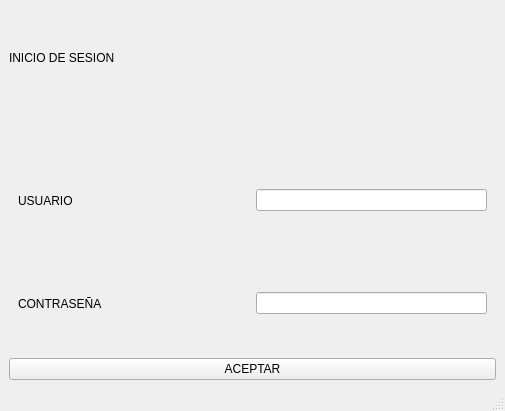
<?xml version="1.0" encoding="UTF-8"?>
<ui version="4.0">
 <class>MainWindow</class>
 <widget class="QMainWindow" name="MainWindow">
  <property name="geometry">
   <rect>
    <x>0</x>
    <y>0</y>
    <width>505</width>
    <height>411</height>
   </rect>
  </property>
  <property name="windowTitle">
   <string>MainWindow</string>
  </property>
  <widget class="QWidget" name="centralwidget">
   <layout class="QVBoxLayout" name="verticalLayout">
    <item>
     <widget class="QLabel" name="label">
      <property name="text">
       <string>INICIO DE SESION</string>
      </property>
     </widget>
    </item>
    <item>
     <spacer name="verticalSpacer">
      <property name="orientation">
       <enum>Qt::Orientation::Vertical</enum>
      </property>
      <property name="sizeType">
       <enum>QSizePolicy::Policy::Preferred</enum>
      </property>
      <property name="sizeHint" stdset="0">
       <size>
        <width>20</width>
        <height>40</height>
       </size>
      </property>
     </spacer>
    </item>
    <item>
     <widget class="QWidget" name="widget" native="true">
      <layout class="QHBoxLayout" name="horizontalLayout">
       <item>
        <widget class="QLabel" name="label_2">
         <property name="text">
          <string>USUARIO</string>
         </property>
        </widget>
       </item>
       <item>
        <widget class="QLineEdit" name="lineEdit">
         <property name="sizePolicy">
          <sizepolicy hsizetype="Preferred" vsizetype="Fixed">
           <horstretch>0</horstretch>
           <verstretch>0</verstretch>
          </sizepolicy>
         </property>
        </widget>
       </item>
      </layout>
     </widget>
    </item>
    <item>
     <widget class="QWidget" name="widget_2" native="true">
      <layout class="QHBoxLayout" name="horizontalLayout_2">
       <item>
        <widget class="QLabel" name="label_3">
         <property name="text">
          <string>CONTRASEÑA</string>
         </property>
        </widget>
       </item>
       <item>
        <widget class="QLineEdit" name="lineEdit_2">
         <property name="sizePolicy">
          <sizepolicy hsizetype="Preferred" vsizetype="Fixed">
           <horstretch>0</horstretch>
           <verstretch>0</verstretch>
          </sizepolicy>
         </property>
         <property name="inputMethodHints">
          <set>Qt::InputMethodHint::ImhHiddenText|Qt::InputMethodHint::ImhNoAutoUppercase|Qt::InputMethodHint::ImhNoPredictiveText|Qt::InputMethodHint::ImhSensitiveData</set>
         </property>
         <property name="echoMode">
          <enum>QLineEdit::EchoMode::Password</enum>
         </property>
        </widget>
       </item>
      </layout>
     </widget>
    </item>
    <item>
     <widget class="QPushButton" name="pushButton">
      <property name="text">
       <string>ACEPTAR</string>
      </property>
     </widget>
    </item>
   </layout>
  </widget>
  <widget class="QMenuBar" name="menubar">
   <property name="geometry">
    <rect>
     <x>0</x>
     <y>0</y>
     <width>505</width>
     <height>22</height>
    </rect>
   </property>
  </widget>
  <widget class="QStatusBar" name="statusbar"/>
 </widget>
 <resources/>
 <connections/>
</ui>
